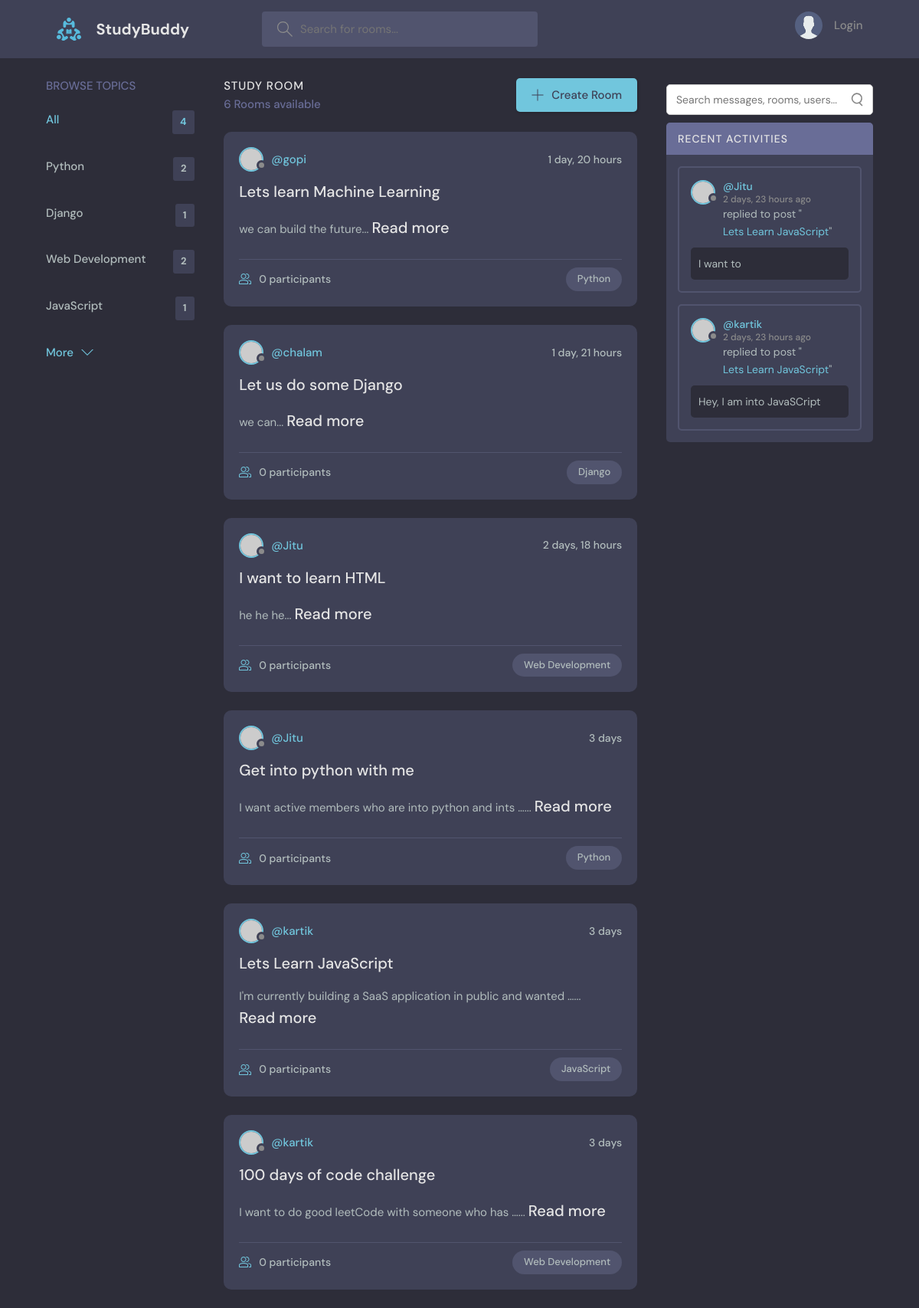
/, run on an earlier commit of the app's database.
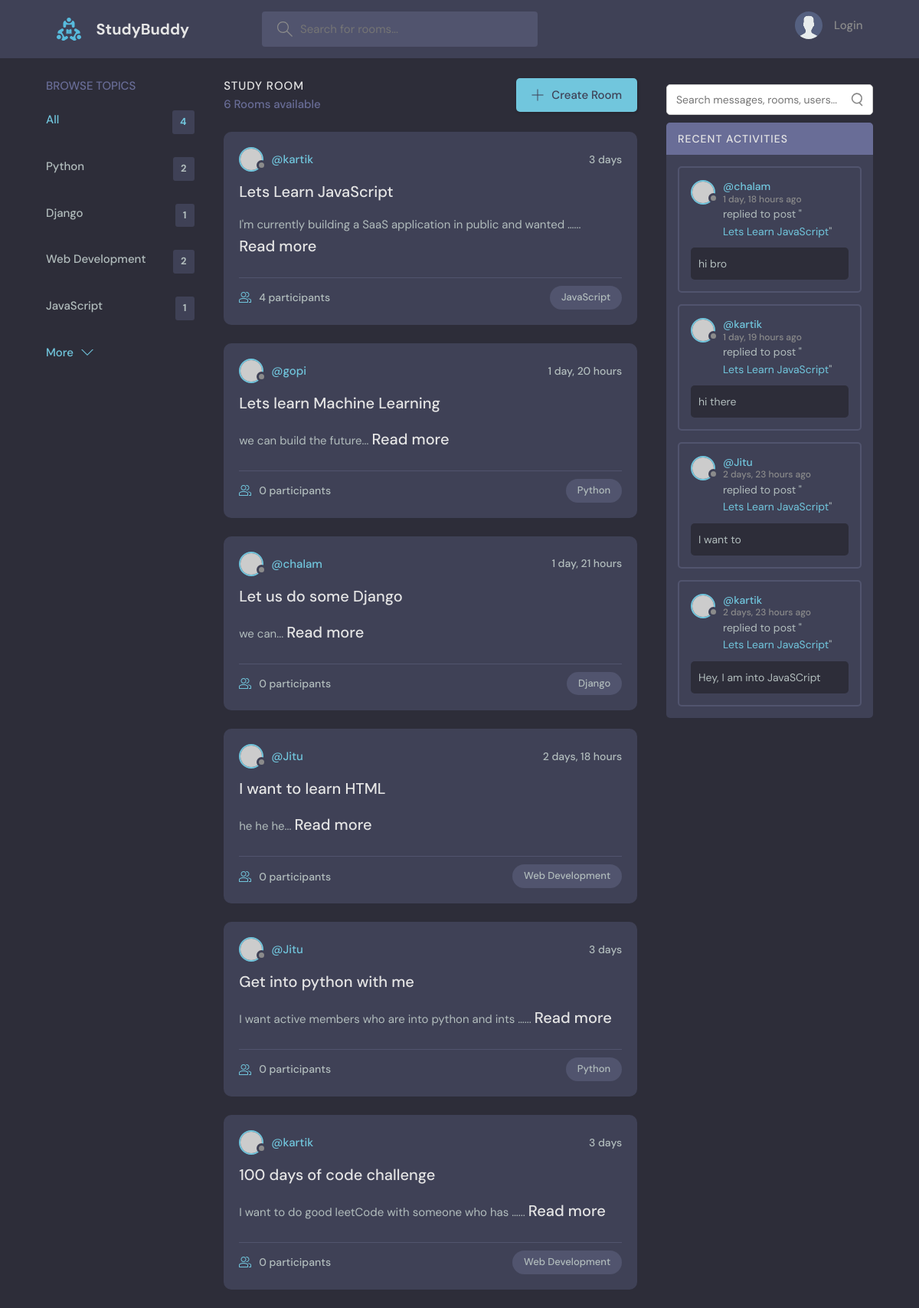
And on a later commit of the database.
### base/models.py (models this page shows, shortened)
class Topic(models.Model):
    name = models.CharField(max_length=200)
    views = models.IntegerField(default=0)

class Room(models.Model):
    host = models.ForeignKey(User, on_delete=models.SET_NULL, null=True)
    topic =  models.ForeignKey(Topic, on_delete=models.SET_NULL, null=True)
    name = models.CharField(max_length=200)
    description = models.TextField(null=True, blank=True)
    participants = models.ManyToManyField(User, related_name='participants', blank=True)
    updated = models.DateTimeField(auto_now=True)
    created = models.DateTimeField(auto_now_add=True)
    id = models.BigAutoField(primary_key=True)
    class Meta:
        ordering = ['-updated', '-created']

class Message(models.Model):
    user = models.ForeignKey(User, on_delete=models.CASCADE)
    room = models.ForeignKey(Room, on_delete=models.CASCADE)
    body = models.TextField()
    updated = models.DateTimeField(auto_now=True)
    created = models.DateTimeField(auto_now_add=True)

### base/views.py (the view)
# urls.py: path("", views.home, name="home"),
def home(request):
    q = request.GET.get('q') if request.GET.get('q') else ''
    q_message = request.GET.get('q_message') if request.GET.get('q_message') else ''
    if q:
        rooms = Room.objects.filter(
            Q(topic__name__icontains=q) |
            Q(name__icontains=q) |
            Q(description__icontains=q) |
            Q(host__username__icontains=q)
        ).distinct().order_by('-updated')
    else:
        rooms = Room.objects.all().order_by('-updated')
    if q_message:
        room_messages = Message.objects.filter(
            Q(room__topic__name__icontains=q_message) |
            Q(room__name__icontains=q_message) |
            Q(body__icontains=q_message) |
            Q(user__username__icontains=q_message)
        ).order_by('updated', '-created')
    else:
        room_messages = Message.objects.filter(Q(room__topic__name__icontains=q)).order_by('-created')[:5]
    topics = Topic.objects.order_by('-views')[:5]
    room_count = rooms.count()
    context = {
        'rooms': rooms,
        'topics': topics,
        'room_count': room_count,
        'room_messages': room_messages
    }
    return render(request, 'base/home.html', context)

### base/templates/base/home.html (shortened to what this page needs)
{%extends 'main.html'%}
{%block content%}
   <main class="layout layout--3">
      <div class="container">
        {% include 'base/topics_component.html' %}
        <div class="roomList">
          <div class="roomList__header">
            <div>
              <h2>Study Room</h2>
              <p>{{room_count}} Rooms available</p>
            </div>
            <a class="btn btn--main" href="create-room.html">
              <svg version="1.1" xmlns="http://www.w3.org/2000/svg" width="32" height="32" viewBox="0 0 32 32">
                <title>add</title>
                <path
                  d="M16.943 0.943h-1.885v14.115h-14.115v1.885h14.115v14.115h1.885v-14.115h14.115v-1.885h-14.115v-14.115z"
                ></path>
              </svg>
              Create Room
            </a>
          </div>
          {%include 'base/feed_component.html'%}
        </div>
         {%include 'base/activity_component.html'%}
      </div>
    </main>
{%endblock%}

### base/templates/base/topics_component.html
<div class="topics">
    <div class="topics__header">
      <h2>Browse Topics</h2>
    </div>
    <ul class="topics__list">
      <li>
        <a href="{% url 'home'%}" class="active">All <span>{{topics.count}}</span></a>
      </li>
      {% for topic in topics %}
      <li>
        <a href="{%url 'home'%}?q={{topic.name}}">{{topic.name}} <span>{{topic.room_set.all.count}}</span></a>
      </li>
      {%endfor%}
    </ul>
    <a class="btn btn--link" href="topics.html">
      More
      <svg version="1.1" xmlns="http://www.w3.org/2000/svg" width="32" height="32" viewBox="0 0 32 32">
        <title>chevron-down</title>
        <path d="M16 21l-13-13h-3l16 16 16-16h-3l-13 13z"></path>
      </svg>
    </a>
  </div>

### base/templates/base/feed_component.html (shortened to what this page needs)
{% for room in rooms %}
<div class="roomListRoom">
    <div class="roomListRoom__header">
      <a href="{%url 'user-profile' room.host.id%}.html" class="roomListRoom__author">
        <div class="avatar avatar--small">
          <img src="https://randomuser.me/api/portraits/women/11.jpg" />
        </div>
        <span>@{{room.host.username}}</span>
      </a>
      <div class="roomListRoom__actions">
        <span>{{room.created | timesince}}</span>
      </div>
    </div>
    <div class="roomListRoom__content">
      <a href="{%url 'room' room.id%}">{{room.name}}</a>
      <p id="desc-{{ room.id }}">
        {{ room.description|truncatewords:10 }}...
        {% if room.description|length > 0 %}
          <a href="javascript:void(0);" onclick="handleDescriptionToggle({{ room.id }})">Read more</a>
        {% endif %}
      </p>
    </div>
    <div class="roomListRoom__meta">
      <a href="{%url 'room' room.id%}" class="roomListRoom__joined">
        {{room.participants.all.count}} participants
      </a>
      <p class="roomListRoom__topic">{{room.topic.name}}</p>
    </div>
  </div>
  {%endfor %}

### base/templates/base/activity_component.html (shortened to what this page needs)
 <div>
  <div style="display: flex; justify-content: flex-start; align-items: center; gap: 8px; margin: 10px 0;">
    <form method="GET" action="{% url 'home' %}" style="width: 100%;">
      <div style="position: relative; width: 100%;">
        <input
          type="text"
          name="q_message"
          value="{{ request.GET.q_message }}"
          placeholder="Search messages, rooms, users..."
          style="width: 100%; padding: 10px 40px 10px 12px; border-radius: 5px; border: 1px solid #ccc; font-size: 14px;"
        />
      </div>
    </form>
  </div>
<div class="activities">
  <div class="activities__header">
    <h2>Recent Activities</h2>
  </div>
  {% for message in room_messages %}
  <div class="activities__box">
    <div class="activities__boxHeader roomListRoom__header">
      <a href="{% url 'user-profile' message.user.id %}" class="roomListRoom__author">
        <div class="avatar avatar--small">
          <img src="https://randomuser.me/api/portraits/men/13.jpg" />
        </div>
        <p>
          @{{ message.user.username }}
          <span>{{ message.created|timesince }} ago</span>
        </p>
      </a>
    </div>
    <div class="activities__boxContent">
      <p>replied to post "<a href="{% url 'room' message.room.id %}">{{ message.room.name }}</a>"</p>
      <div class="activities__boxRoomContent">
        {{ message.body }}
      </div>
    </div>
  </div>
  {% empty %}
  <p>No recent messages found.</p>
  {% endfor %}
</div>
</div>

What changed in the data, as far as the page shows it:
changed Room "Lets Learn JavaScript": participants.all.count "0" → "4"; moves up the list
added Message: user.username "chalam", created "1 day, 18 hours", room.name "Lets Learn JavaScript", body "hi bro"
added Message: user.username "kartik", created "1 day, 19 hours", room.name "Lets Learn JavaScript", body "hi there"
